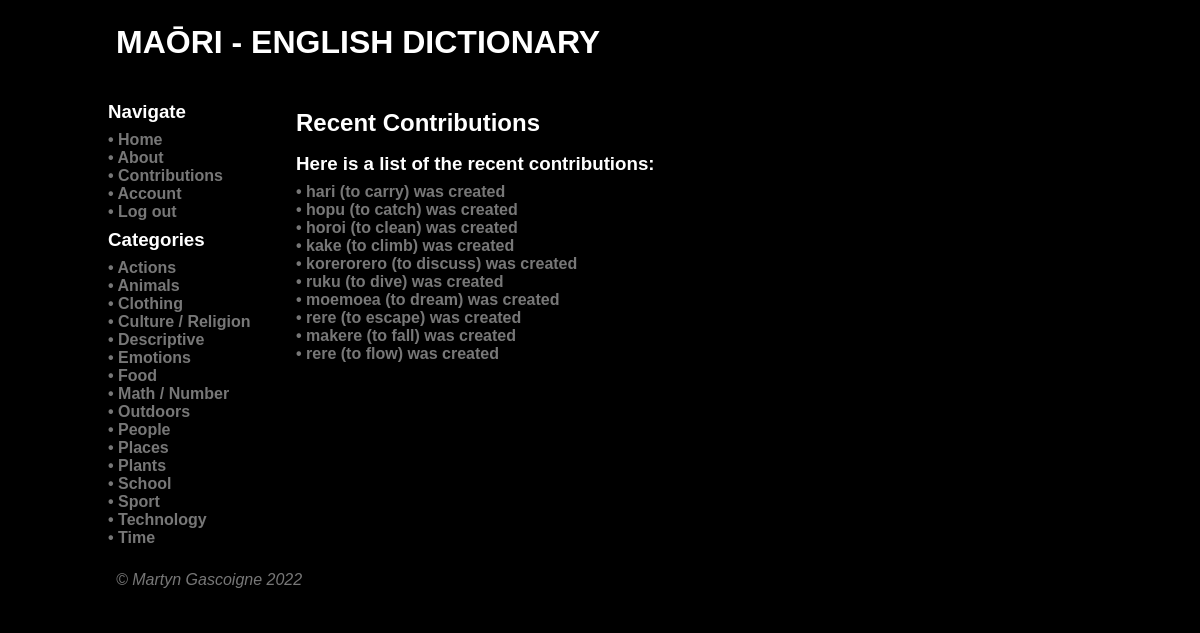
Page /contributions (signed in) on the committed database.
### tables this page shows
CREATE TABLE category
(
    id          integer
        constraint category_pk
            primary key autoincrement,
    name        varchar(80),
    description varchar(600),
    timestamp   datetime
, user_created boolean);

CREATE TABLE "word"
(
	id integer
		constraint word_pk
			primary key autoincrement,
	name varchar(80),
	description varchar(600),
	author integer,
	timestamp datetime,
	maori varchar(128)
, image varchar, level integer);

### app.py (the view)
@app.route('/contributions')
def render_contributions_page():
    con = create_connection(DB_NAME)
    query = "SELECT * FROM word ORDER BY timestamp DESC LIMIT 10"
    cur = con.cursor()
    cur.execute(query)
    queried_words = cur.fetchall()
    print(queried_words)
    return render_template('contributions.html', category_list=find_categories(), logged_in=is_logged_in(),
                           user_account=my_account(), teacher=is_teacher(), contribution_list=queried_words)

### app.py (called while the page is built)
def create_connection(db_file):
    try:
        connection = sqlite3.connect(db_file)
        connection.execute('pragma foreign_keys=ON')
        return connection
    except Error as e:
        print(e)
    return None

def find_categories():
    con = create_connection(DB_NAME)
    query = "SELECT id, name, description FROM category"
    cur = con.cursor()
    cur.execute(query)
    found_categories = cur.fetchall()
    con.close()
    return found_categories

def my_account():
    if session.get('userid') is None:
        return False
    else:
        return session.get('userid')

def is_logged_in():
    if session.get('email') is None:
        print('Not logged in')
        return False
    else:
        print('Logged in')
        return True

def is_teacher():
    if not is_logged_in() or (session.get('teacher') is None or 0):
        print('Not teacher')
        return False
    else:
        print('Is teacher')
        return True

### templates/contributions.html (shortened to what this page needs)
{% extends 'base.html' %}
{% block heading %}Maōri - English Dictionary{% endblock %}
{% block main %}
    <h2>Recent Contributions</h2>
    <h3>Here is a list of the recent contributions:</h3>
    {% for word in contribution_list %}
    <div class="category-box">
        <h4><a href="/word/{{ word[0] }}">• {{ word[5] }} ({{ word[1] }}) was created</a></h4>
    </div>
    {% endfor %}
{% endblock %}

### templates/base.html (shortened to what this page needs)
<!doctype html>
<html lang="en">
<head>
	<link href="{{ url_for('static', filename='css/style.css') }}" rel="stylesheet">
</head>
<body>
	<div id="container">
		<header>
			<h1>{% block heading %}{% endblock %}</h1>
		</header>
		<nav>
            <div class="category-box">
                <h3>Navigate</h3>
                <h4><a href="\">• Home</a></h4>
                <h4><a href="\about">• About</a></h4>
                <h4><a href="\contributions">• Contributions</a></h4>
                {% if not logged_in %}<h4><a href="\login">• Log in</a></h4>
                {% else %}
                    <h4><a href="\account\{{ user_account }}">• Account</a></h4>
                    <h4><a href="\logout">• Log out</a></h4>
                {% endif %}
                <h3>Categories
                </h3>
            </div>
            {% for category in category_list %}
            <div class="category-box">
                <h4><a href="/category/{{ category[0] }}">• {{ category[1] }}</a></h4>
            </div>
            {% endfor %}
		</nav>
		<main>
            {% block main%}{% endblock %}
        </main>
		<footer class="footer">
            <a href="https://github.com/Galvin-X/Translator" target="_blank">&copy; Martyn Gascoigne 2022</a>
		</footer>
	</div>
</body>
</html>

### static/css/style.css (style rules this page uses)
* { font-family: "Microsoft Tai Le", sans-serif; margin: 0; padding: 0; box-sizing: border-box; background-color: #000; }
#container { display: grid; grid-template-columns: 75px auto; grid-template-areas: 'nav header' 'main main' 'footer footer'; }
header { grid-area: header; background-color: #000; padding: 1rem; }
nav { grid-area: nav; }
main { grid-area: main; padding: 1rem; background-color: #edd; }
h1 { padding: 0.5rem 0; color: #fff; text-transform: uppercase; }
h2, h3 { padding: 0.5rem 0; color: #fff; }
h4 { padding: 0rem 0; }
a { color: white; text-decoration: none; }
footer { grid-area: footer; padding: 1rem; background-color: #000; }
.category-box { font-style: normal; }
.category-box a { color: #777777; text-decoration: none; }
.footer { font-style: italic; color: #777777; }
.footer a { color: #777777; text-decoration: none; }
@media only screen and (min-width: 768px) { #container { grid-template-columns: 180px auto; grid-template-areas: 'header header' 'nav main' 'footer footer'; } }
@media only screen and (min-width: 768px) { nav { background: #000; padding: 0.5rem; } }
@media only screen and (min-width: 768px) { nav a { color: #777777; text-decoration: none; } }
@media only screen and (min-width: 768px) { main { background-color: #000; } }
@media only screen and (min-width: 1000px) { #container { width: 1000px; margin: auto; } }

### rows in the picture
category: name "Actions"
category: name "Animals"
category: name "Clothing"
category: name "Culture / Religion"
category: name "Descriptive"
category: name "Emotions"
category: name "Food"
category: name "Math / Number"
category: name "Outdoors"
category: name "People"
category: name "Places"
category: name "Plants"
category: name "School"
category: name "Sport"
category: name "Technology"
category: name "Time"
word: maori "hari", name "to carry"
word: maori "hopu", name "to catch"
word: maori "horoi", name "to clean"
word: maori "kake", name "to climb"
word: maori "korerorero", name "to discuss"
word: maori "ruku", name "to dive"
word: maori "moemoea", name "to dream"
word: maori "rere", name "to escape"
word: maori "makere", name "to fall"
word: maori "rere", name "to flow"
